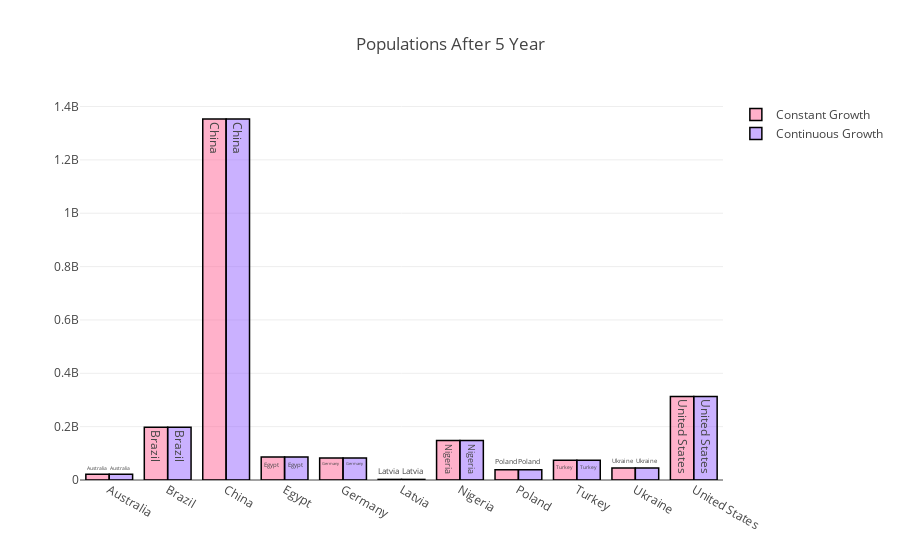

This figure's notebook cell:
### Code cell
trace1 = go.Bar(
                x = max_pop.Country,
                y = max_pop["After 5 Year Pop."],
                name = "Constant Growth",
                marker = dict(color = 'rgba(500,100,150, 0.5)',
                             line=dict(color='rgb(0,0,0)',width=1.5)),
                text = max_pop.Country)
trace2 = go.Bar(
                x = max_pop.Country,
                y = max_pop["After 5 Year Pop. Exp."],
                name = "Continuous Growth",
                marker = dict(color = 'rgba(150,100,500, 0.5)',
                              line=dict(color='rgb(0,0,0)',width=1.5)),
                text = max_pop.Country)
data1 = [trace1, trace2]
layout = go.Layout(barmode = "group",title="Populations After 5 Year")
fig = go.Figure(data = data1, layout = layout)
iplot(fig)

### Figure 1 — Plotly figure (JSON) as saved in the notebook; plotly's stock layout.template omitted (floating-point values rounded to 4 significant figures)
{"data": [{"marker": {"color": "rgba(500,100,150, 0.5)", "line": {"color": "rgb(0,0,0)", "width": 1.5}}, "name": "Constant Growth", "text": ["Australia ", "Brazil ", "China ", "Egypt ", "Germany ", "Latvia ", "Nigeria ", "Poland ", "Turkey ", "Ukraine ", "United States "], "type": "bar", "uid": "8dd1920a-01db-4e50-a94c-29a13b5cdcb2", "x": ["Australia ", "Brazil ", "China ", "Egypt ", "Germany ", "Latvia ", "Nigeria ", "Poland ", "Turkey ", "Ukraine ", "United States "], "y": [21150000.0, 198000000.0, 1353000000.0, 86030000.0, 82340000.0, 2200000.0, 148300000.0, 38430000.0, 74240000.0, 45340000.0, 312600000.0]}, {"marker": {"color": "rgba(150,100,500, 0.5)", "line": {"color": "rgb(0,0,0)", "width": 1.5}}, "name": "Continuous Growth", "text": ["Australia ", "Brazil ", "China ", "Egypt ", "Germany ", "Latvia ", "Nigeria ", "Poland ", "Turkey ", "Ukraine ", "United States "], "type": "bar", "uid": "cf36de5c-a53f-491b-a5cb-99b44f0d72b4", "x": ["Australia ", "Brazil ", "China ", "Egypt ", "Germany ", "Latvia ", "Nigeria ", "Poland ", "Turkey ", "Ukraine ", "United States "], "y": [21160000.0, 198100000.0, 1353000000.0, 86100000.0, 82340000.0, 2200000.0, 148500000.0, 38430000.0, 74270000.0, 45340000.0, 312600000.0]}], "layout": {"barmode": "group", "title": {"text": "Populations After 5 Year"}}}
